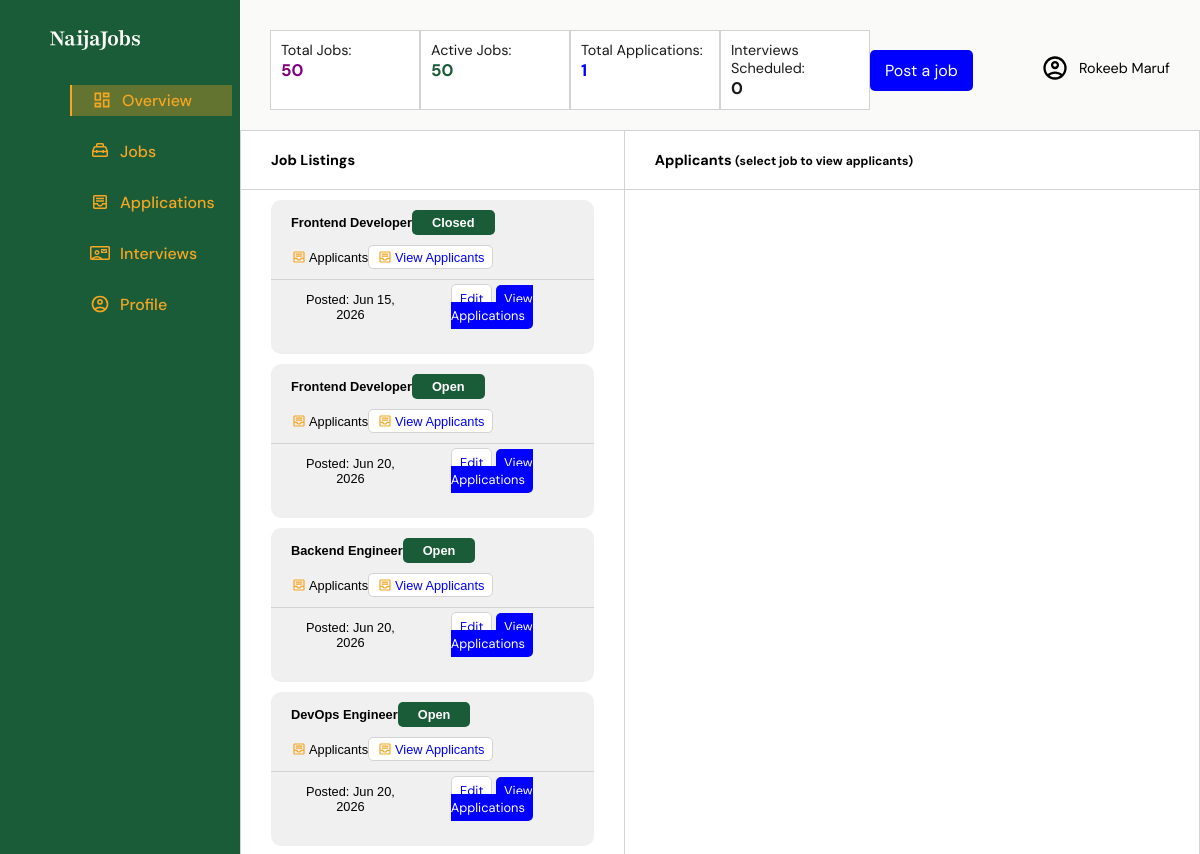
/employer/overview (signed in, upper part), run on an earlier commit of the app's database.
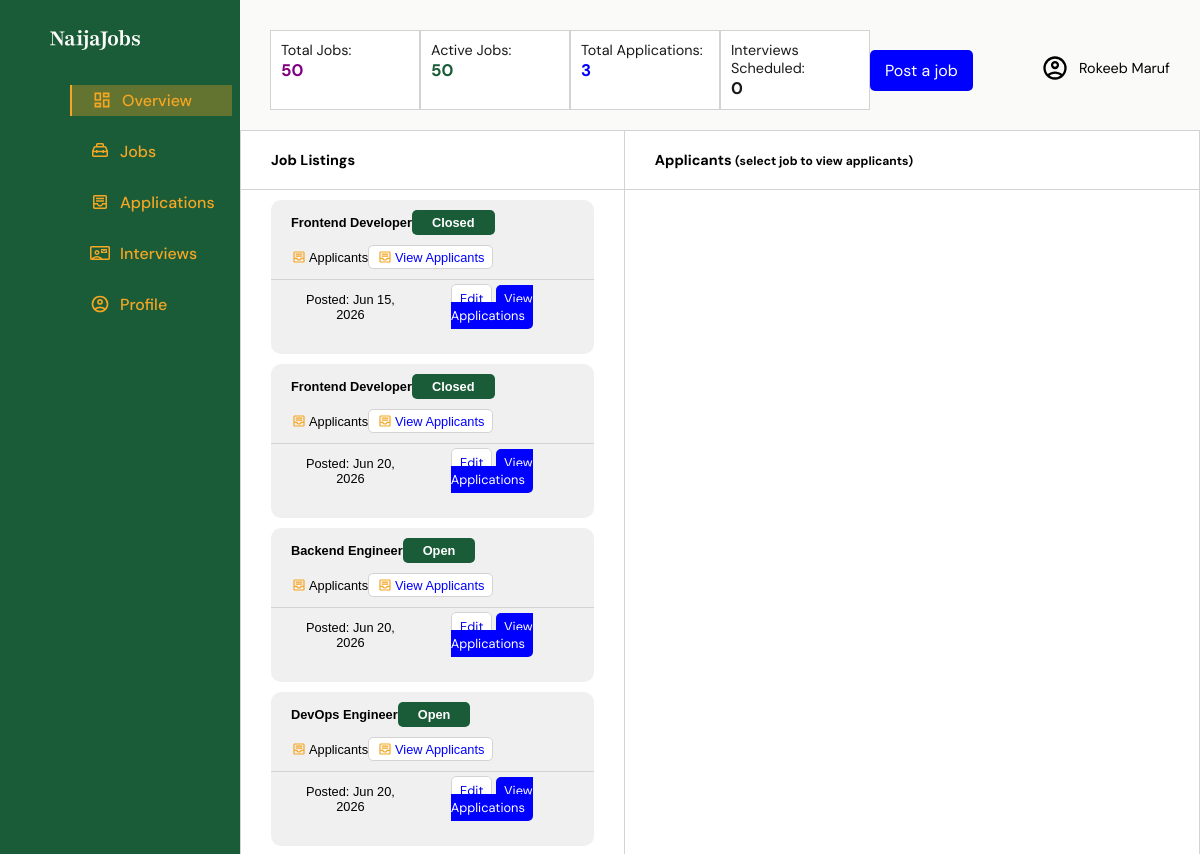
And on a later commit of the database.
### Employer/models.py (models this page shows, shortened)
class JobPost(models.Model):
    user = models.ForeignKey(
        User,
        on_delete=models.CASCADE,
        related_name="job_posts"
    )
    status_options = (('open', 'Open'), ('closed', 'Closed'))
    type_options = (('full_time', 'Full Time'), ('part_time', 'Part Time'), ('internship', 'Internship'), ('contract', 'Contract'))
    title = models.CharField(max_length=50)
    job_type = models.CharField(max_length=50, choices=type_options, db_index=True)
    salary_min = models.PositiveIntegerField()
    salary_max = models.PositiveIntegerField()
    description = models.TextField()
    category = models.CharField(max_length=50, db_index=True)
    date_posted = models.DateTimeField(auto_now_add=True)
    date_closing = models.DateField()
    status = models.CharField(max_length=20, choices=status_options, db_index=True, default="Open")
    is_active = models.BooleanField(default=True)
    def __str__(self):
        return self.title

### Employer/views.py (the view, shortened to what this page needs)
# urls.py: path('employer/overview', views.employer_overview, name='employer overview'),
@login_required
def employer_overview(request):
    user = request.user
    try:
        company = user.employer_profile
    except:
        company = None
    my_jobs = user.job_posts.all()
    applicants = Application.objects.filter(job__user = user).count()
    if user.role != "Employer":
        return redirect("home")
    if request.method == "GET":
        return render(request,
                'employer/routes/overview.html',
                {"jobs" : my_jobs,
                "employer" : company,
                "job_counts" : my_jobs.count(),
                "active_jobs" : my_jobs.filter(is_active=True).count(),
                "total_applicants" : applicants,
                "applications" : "empty"})

### NaijaJobs/context_processors.py (called while the page is built)
def cache_buster(request):
    return {
        "static_version": time.time_ns() if settings.DEBUG else "",
    }

### templates/employer/routes/overview.html (shortened to what the changed rows need)
{% extends 'employer/base.html' %}
{% load static %}
{% block style %}
    <link rel="stylesheet" href="{% static 'css/overview.css' %}?v={{ static_version }}">
{% endblock %}
{% block content %}
    <section id="container">
        {% if employer %}
            <section class="highlight">
                <section class="job-summary">
                    <a href="{% url 'employer jobs' %}">
                        <p>Total Jobs:</p>
                        <h3>{{ job_counts }}</h3>
                    </a>
                    <a href="{% url 'employer jobs' %}">
                        <p>Active Jobs:</p>
                        <h3>{{ active_jobs }}</h3>
                    </a>
                    <a href="{% url 'employer applications' %}">
                        <p>Total Applications:</p>
                        <h3>{{ total_applicants }}</h3>
                    </a>
                    <a href="{% url 'employer interviews' %}">
                        <p>Interviews Scheduled:</p>
                        <h3>0</h3>
                    </a>
                    <a href="{% url 'employer jobs' %}" class="post">Post a job</a>
                </section>
                <section class="profile">
                    <a href="{% url 'employer profile'%}">
                        <img width="28" src="{% static 'svg/user-black.svg' %}" alt="">
                    </a>
                    <p>{{ request.user.first_name }} {{request.user.last_name}}</p>
                </section>
            </section>
            <section class="applicants">
                <article>
                    <h3>Job Listings</h3>
                    {% if job_counts > 0 %}
                        <section class="jobs">
                            {% for job in jobs %}
                                <form action="{% url 'employer overview' %}" method="post">
                                    <button class="job-cards" href="">
                                        <header>
                                            <h4>{{ job.title }}</h4>
                                            <p>{{ job.status }}</p>
                                        </header>
                                        <main>
                                            <p>
                                                <img src="{% static 'svg/applications.svg' %}" width="16px" alt="">
                                                {{ job.applicants.count }} Applicants
                                            </p>
                                            <a href="{% url 'employer applications' %}">
                                                <img src="{% static 'svg/applications.svg' %}" width="16px" alt="">
                                                View Applicants
                                            </a>
                                        </main>
                                        <footer>
                                            <p>Posted: {{ job.date_posted|date:"M d, Y" }}</p>
                                            <div class="alt">
                                                <a class="button" href="{% url 'employer jobs' %}">Edit</a>
                                                <a class="button" href="{% url 'employer applications' %}">View Applications</a>
                                            </div>
                                        </footer>
                                </form>
                            {% endfor %}
                        </section>
                    {% else %}
                    <div class="empty">
                        <p>No jobs posted yet.</p>
                    </div>
                    {% endif %}
                </article>
                <article>
                    <h3 class="green">Applicants <small> (select job to view applicants)</small></h3>
                    {% if applications != "empty" %}
                        <section class="applications">
                            {% for application in applications %}
                                <div class="applicants-card">
                                    <header>
                                        <div class="image">
                                            <img src="{% static 'svg/user-black.svg' %}" width="300" alt="">
                                        </div>
                                        <div class="name">
                                            <h4>{{ application.applicant.first_name }} {{ application.applicant.last_name }}</h4>
                                            <div class="resume">
                                                <p>{{ application.applicant.email }}</p>
                                                <p>{{ application.applicant.username }}</p>
                                            </div>
                                            <p>{{ application.job.title }}</p>
                                            <p>{{ application.job.user.company_name }}</p>
                                        </div>
                                    </header>
                                    <footer>
                                        {% if application.status == "pending" %}
                                            <a
                                            href="{% url 'alter application' application.job.id application.applicant.username %}?alter=accept"
                                            >Accept</a>
                                            <a
                                            href="{% url 'alter application' application.job.id application.applicant.username %}?alter=reject"
                                            >Reject</a>
                                        {% else %}
                                            {% if application.status == 'Accepted' %}
                                                <button class="accepted">{{ application.status }}</button>
                                            {% else %}
                                                <button class="rejectedted">{{ application.status }}</button>
                                            {% endif %}
                                        {% endif %}
                                    </footer>
                                </div>
                            {% endfor %}
                        </section>
                    {% else %}
                        <div class="empty">
                        </div>
                    {% endif %}
                </article>
            </section>
        {% else %}
            <div class="pro">
                <p>Don't have a profile?</p>
                <p>Click <a href="{% url 'employer profile' %}">Here</a> to go to and create company's pfrofile</p>
            </div>
        {% endif %}
    </section>
{% endblock %}

What changed in the data, as far as the page shows it:
changed JobPost (number 2 of 4 on the later page): status "Open" → "Closed"
Also different on the page:
{{ total_applicants }}: "1" → "3"
